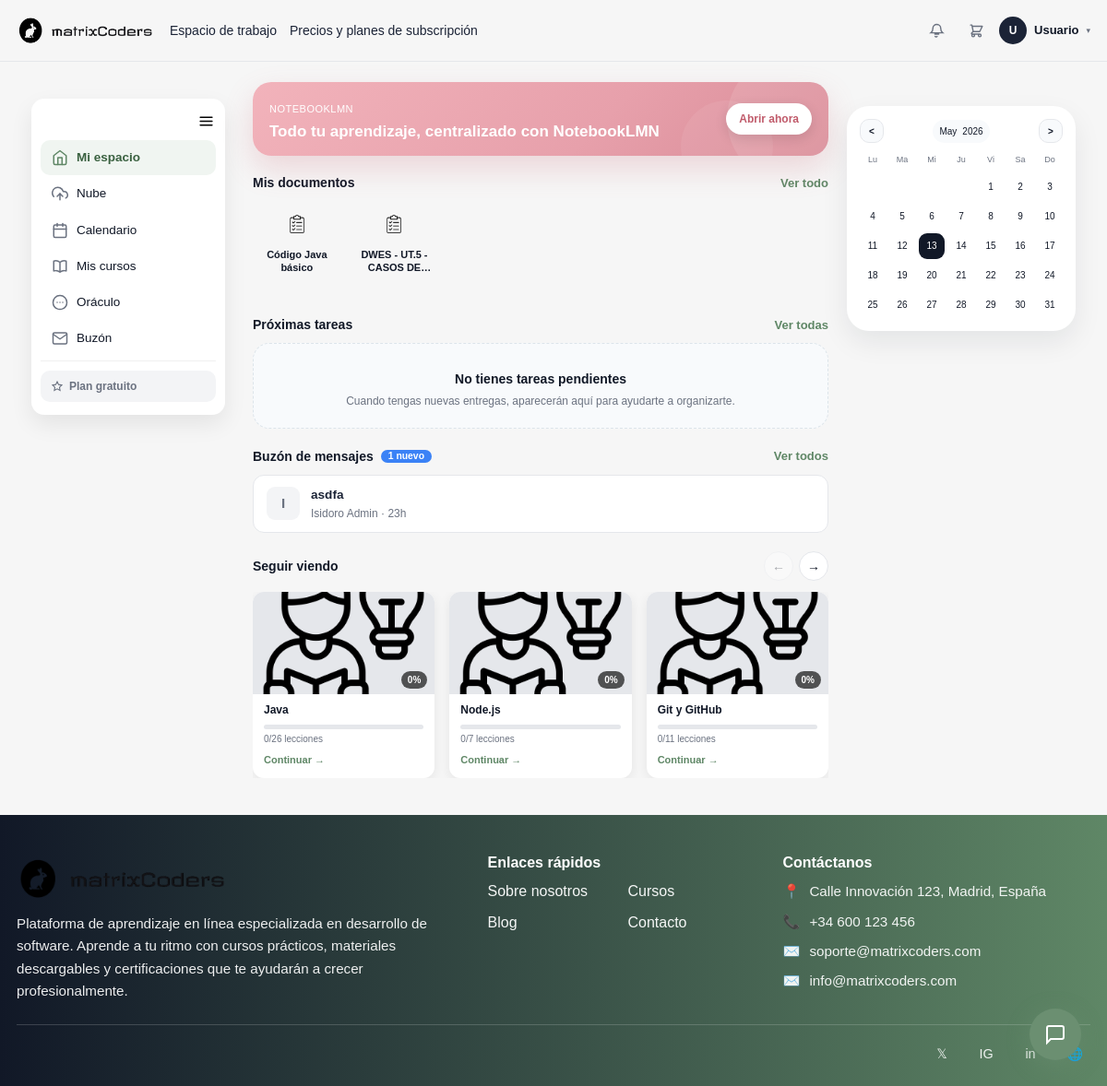
Screenshot of /index.php?url=dashboard (signed in) with the database file from the repository.
### tables this page shows
CREATE TABLE documento (
    id           INTEGER PRIMARY KEY AUTOINCREMENT,
    usuario_id   INTEGER NOT NULL,
    carpeta_id   INTEGER DEFAULT NULL,
    plantilla_id INTEGER DEFAULT NULL,
    titulo       TEXT    NOT NULL,
    contenido    TEXT    DEFAULT NULL,
    estado       TEXT    NOT NULL DEFAULT 'borrador',
    destacado    INTEGER NOT NULL DEFAULT 0,
    FOREIGN KEY (usuario_id)   REFERENCES usuario(id)   ON DELETE CASCADE  ON UPDATE CASCADE,
    FOREIGN KEY (carpeta_id)   REFERENCES carpeta(id)   ON DELETE SET NULL ON UPDATE CASCADE,
    FOREIGN KEY (plantilla_id) REFERENCES plantilla(id) ON DELETE SET NULL ON UPDATE CASCADE
);

CREATE TABLE mensaje (
    id          INTEGER PRIMARY KEY AUTOINCREMENT,
    emisor_id   INTEGER NOT NULL,
    receptor_id INTEGER NOT NULL,
    asunto      TEXT    DEFAULT NULL,
    cuerpo      TEXT    NOT NULL,
    enviado_en  TEXT    NOT NULL DEFAULT (datetime('now')),
    leido       INTEGER NOT NULL DEFAULT 0, reply_to_id INTEGER DEFAULT NULL, hilo_id     INTEGER DEFAULT NULL,
    FOREIGN KEY (emisor_id)   REFERENCES usuario(id) ON DELETE CASCADE ON UPDATE CASCADE,
    FOREIGN KEY (receptor_id) REFERENCES usuario(id) ON DELETE CASCADE ON UPDATE CASCADE
);

CREATE TABLE usuario (
    id         INTEGER PRIMARY KEY AUTOINCREMENT,
    nombre     TEXT    NOT NULL,
    email      TEXT    NOT NULL UNIQUE,
    contraseña TEXT    NOT NULL,
    creado_en  TEXT    NOT NULL DEFAULT (datetime('now')),
    rol        TEXT    NOT NULL DEFAULT 'USUARIO'
               CHECK (rol IN ('USUARIO','INSTRUCTOR','MODERADOR','ADMINISTRADOR'))
, es_superadmin INTEGER NOT NULL DEFAULT 0, es_moderador  INTEGER NOT NULL DEFAULT 0, foto           TEXT    DEFAULT NULL, bio            TEXT    DEFAULT NULL, idioma         TEXT    NOT NULL DEFAULT 'es', notificaciones INTEGER NOT NULL DEFAULT 1, privacidad     TEXT    NOT NULL DEFAULT 'publico', tipo_persona         TEXT DEFAULT 'natural', areas_interes        TEXT DEFAULT NULL, tecnologias          TEXT DEFAULT NULL, github               TEXT DEFAULT NULL, objetivo             TEXT DEFAULT NULL, nivel_experiencia    TEXT DEFAULT NULL, frecuencia_estudio   TEXT DEFAULT NULL, ultimo_estudio       TEXT DEFAULT NULL, tipo_curso_preferido TEXT DEFAULT NULL);

CREATE TABLE curso (
    id             INTEGER PRIMARY KEY AUTOINCREMENT,
    titulo         TEXT    NOT NULL,
    descripcion    TEXT    DEFAULT NULL,
    info_extra     TEXT    DEFAULT NULL,
    que_aprenderas TEXT    DEFAULT NULL,
    imagen         TEXT    DEFAULT NULL,
    destacado      INTEGER NOT NULL DEFAULT 0,
    precio         REAL    NOT NULL DEFAULT 0.00,
    nivel          TEXT    DEFAULT NULL,
    categoria      TEXT    DEFAULT NULL,
    duracion_min   INTEGER DEFAULT NULL,
    estudiantes    INTEGER DEFAULT NULL
, activo        INTEGER NOT NULL DEFAULT 1, instructor_id INTEGER DEFAULT NULL, orden         INTEGER NOT NULL DEFAULT 0, apuntes_json   TEXT    DEFAULT NULL);

### app/views/dashboard/index.php (the view, shortened to what the rows shown need)
<?php
require_once __DIR__ . '/../../helpers/curso_imagen.php';
$documentosRecientes = is_array($documentosRecientes ?? null) ? $documentosRecientes : [];
?>
<!DOCTYPE html>
<html lang="es">
<head>
    <link href="https://cdn.jsdelivr.net/npm/bootstrap@5.3.3/dist/css/bootstrap.min.css" rel="stylesheet">
    <link rel="stylesheet" href="<?= BASE_URL ?>/css/header.css">
    <link rel="stylesheet" href="<?= BASE_URL ?>/css/footer.css">
    <link rel="stylesheet" href="<?= BASE_URL ?>/css/dashboard.css">
    <link rel="stylesheet" href="<?= BASE_URL ?>/css/sidebar.css">
</head>
<body>
    <main class="main-dashboard">
        <div class="mc-container">
            <div class="contenedor-dashboard">
                <section class="contenido-dashboard">
                    <div class="banner-dashboard">
                        <div class="banner-texto">
                            <h1>Todo tu aprendizaje, centralizado con NotebookLMN</h1>
                        </div>
                    </div>
                    <div class="documentos">
                        <div class="dashboard-section-head">
                            <h2>Mis documentos</h2>
                        </div>
                        <?php if (count($documentosRecientes) === 0): ?>
                            <div class="sv-empty">
                                <svg width="40" height="40" fill="none" stroke="currentColor" stroke-width="1.4" viewBox="0 0 24 24">
                                    <path stroke-linecap="round" d="M14 2H6a2 2 0 0 0-2 2v16a2 2 0 0 0 2 2h12a2 2 0 0 0 2-2V8z"/>
                                    <polyline stroke-linecap="round" points="14 2 14 8 20 8"/>
                                    <line stroke-linecap="round" x1="9" y1="13" x2="15" y2="13"/>
                                    <line stroke-linecap="round" x1="9" y1="17" x2="12" y2="17"/>
                                </svg>
                                <div>
                                    <p class="sv-empty-title">Aún no tienes documentos</p>
                                    <p class="sv-empty-sub">Crea tu primer documento o sube uno desde la nube.</p>
                                </div>
                                <a class="sv-empty-btn" href="<?= BASE_URL ?>/index.php?url=mis-documentos">Crear documento →</a>
                            </div>
                        <?php else: ?>
                            <div class="documentos-recientes-grid compact-doc-strip">
                                <?php foreach ($documentosRecientes as $doc): ?>
                                    <a class="documento-mini-item documento-mini-link" href="<?= BASE_URL ?>/index.php?url=documento&id=<?= (int)$doc['id'] ?>">
                                        <div class="documento-mini-icono">
                                            <img src="<?= BASE_URL ?>/img/portapapeles.png" alt="Documento">
                                        </div>
                                        <div class="documento-mini-body">
                                            <h3><?= htmlspecialchars($doc['titulo']) ?></h3>
                                        </div>
                                    </a>
                                <?php endforeach; ?>
                            </div>
                        <?php endif; ?>
                    </div>
                    <div class="documentos">
                        <div class="dashboard-section-head">
                            <h2>Próximas tareas</h2>
                        </div>
                    </div>
                    <?php
                    $mensajesNoLeidos  = $mensajesNoLeidos  ?? 0;
                    $mensajesRecientes = $mensajesRecientes ?? [];
                    ?>
                    <div class="documentos">
                        <div class="dashboard-section-head">
                            <h2 style="display:flex;align-items:center;gap:.5rem">
                                Buzón de mensajes
                                <?php if ($mensajesNoLeidos > 0): ?>
                                <span style="background:#3b82f6;color:#fff;font-size:.65rem;font-weight:800;border-radius:99px;padding:1px 8px"><?= $mensajesNoLeidos ?> nuevo<?= $mensajesNoLeidos !== 1 ? 's' : '' ?></span>
                                <?php endif; ?>
                            </h2>
                        </div>
                        <?php if (empty($mensajesRecientes)): ?>
                        <div class="sv-empty">
                            <div>
                                <p class="sv-empty-title">Sin mensajes</p>
                                <p class="sv-empty-sub">Cuando recibas mensajes de administradores o instructores aparecerán aquí.</p>
                            </div>
                        </div>
                        <?php else: ?>
                        <div style="display:flex;flex-direction:column;gap:6px">
                            <?php foreach ($mensajesRecientes as $msg):
                                $esLeido = (bool)$msg['leido'];
                                $diffSec = time() - strtotime($msg['enviado_en'] ?? 'now');
                                $timeAgo = $diffSec < 60 ? 'ahora' : ($diffSec < 3600 ? floor($diffSec/60).'m' : ($diffSec < 86400 ? floor($diffSec/3600).'h' : date('d/m', strtotime($msg['enviado_en']))));
                            ?>
                            <a href="<?= BASE_URL ?>/index.php?url=buzon&msg=<?= (int)$msg['id'] ?>"
                               style="display:flex;align-items:center;gap:12px;padding:11px 14px;border-radius:12px;border:1.5px solid <?= $esLeido ? '#e5e7eb' : '#bfdbfe' ?>;background:<?= $esLeido ? '#fff' : '#eff6ff' ?>;text-decoration:none;transition:border-color .15s">
                                <div style="width:36px;height:36px;border-radius:9px;background:<?= $esLeido ? '#f3f4f6' : '#dbeafe' ?>;color:<?= $esLeido ? '#6b7280' : '#1d4ed8' ?>;display:flex;align-items:center;justify-content:center;font-weight:800;font-size:.95rem;flex-shrink:0">
                                    <?= mb_strtoupper(mb_substr($msg['nombre_emisor'] ?? 'X', 0, 1, 'UTF-8'), 'UTF-8') ?>
                                </div>
                                <div style="flex:1;min-width:0">
                                    <div style="font-size:.85rem;font-weight:<?= $esLeido ? '600' : '800' ?>;color:#1B2336;white-space:nowrap;overflow:hidden;text-overflow:ellipsis">
                                        <?= htmlspecialchars($msg['asunto'] ?: 'Sin asunto') ?>
                                    </div>
                                    <div style="font-size:.75rem;color:#6b7280;margin-top:1px">
                                        <?= htmlspecialchars($msg['nombre_emisor']) ?> · <?= $timeAgo ?>
                                    </div>
                                </div>
                            </a>
                            <?php endforeach; ?>
                        </div>
                        <?php endif; ?>
                    </div>
                    <div class="seguimiento">
                        <div class="seguimiento-cabecera">
                            <h2>Seguir viendo</h2>
                        </div>
                        <?php if (empty($cursosEnProgreso)): ?>
                            <div class="sv-empty">
                                <svg width="40" height="40" fill="none" stroke="currentColor" stroke-width="1.4" viewBox="0 0 24 24">
                                    <rect x="2" y="3" width="20" height="14" rx="2"/>
                                    <path stroke-linecap="round" d="M8 21h8M12 17v4"/>
                                    <path stroke-linecap="round" d="M10 10l2-2 4 4"/>
                                </svg>
                                <div>
                                    <p class="sv-empty-title">Aún no tienes cursos en progreso</p>
                                    <p class="sv-empty-sub">Empieza un curso y aquí verás tu progreso.</p>
                                </div>
                                <a class="sv-empty-btn" href="<?= BASE_URL ?>/index.php">Explorar cursos →</a>
                            </div>
                        <?php else: ?>
                            <div class="sv-track-wrap">
                                <div class="sv-track" id="svTrack">
                                    <?php foreach ($cursosEnProgreso as $sc):
                                        $progreso      = $sc['progreso'];
                                        $esCompletado  = !empty($sc['completado']);
                                        $leccionUrl    = $esCompletado
                                            ? BASE_URL . '/index.php?url=curso-completado&curso=' . $sc['id']
                                            : ($sc['ultima_leccion_id']
                                                ? BASE_URL . '/index.php?url=leccion&id=' . $sc['ultima_leccion_id']
                                                : BASE_URL . '/index.php?url=detallecurso&id=' . $sc['id']);
                                        $imgSrc = matrixcoders_curso_image($sc['imagen'] ?? '', $sc['titulo'] ?? '');
                                    ?>
                                        <a class="sv-card" href="<?= $leccionUrl ?>">
                                            <div class="sv-thumb">
                                                <img src="<?= htmlspecialchars($imgSrc) ?>"
                                                    alt="<?= htmlspecialchars($sc['titulo']) ?>"
                                                    onerror="this.src='<?= BASE_URL ?>/img/aprendiendo.png'">
                                                <?php if ($esCompletado): ?>
                                                <span class="sv-badge" style="background:#22c55e">🏆 Completado</span>
                                                <?php else: ?>
                                                <span class="sv-badge"><?= $progreso ?>%</span>
                                                <?php endif; ?>
                                            </div>
                                            <div class="sv-body">
                                                <p class="sv-titulo"><?= htmlspecialchars($sc['titulo']) ?></p>
                                                <div class="sv-progress-wrap">
                                                    <div class="sv-progress-bar">
                                                    </div>
                                                    <span class="sv-progress-label">
                                                        <?php if ($esCompletado): ?>¡Curso completado!
                                                        <?php else: ?><?= $sc['lecciones_vistas'] ?>/<?= $sc['total_lecciones'] ?> lecciones<?php endif; ?>
                                                    </span>
                                                </div>
                                                <span class="sv-continuar"><?= $esCompletado ? 'Ver certificado →' : 'Continuar →' ?></span>
                                            </div>
                                        </a>
                                    <?php endforeach; ?>
                                </div>
                            </div>
                        <?php endif; ?>
                    </div>
                </section>
            </div>
        </div>
    </main>
    <?php require __DIR__ . '/../layout/footer.php'; ?>
</body>
</html>

### rows the page displays
documento: titulo "Código Java básico"
documento: titulo "DWES - UT.5 - CASOS…"
mensaje: emisor.nombre "I", asunto "asdfa", emisor.nombre "Isidoro Admin"
curso: progreso "0", titulo "Java", lecciones_vistas "0", total_lecciones "26"
curso: progreso "0", titulo "Node.js", lecciones_vistas "0", total_lecciones "7"
curso: progreso "0", titulo "Git y GitHub", lecciones_vistas "0", total_lecciones "11"

### other values shown
mb_strtoupper(mb_substr($nombreMenu, 0, 1, 'UTF-8'), 'UTF-8') "U"
$nombreMenu "Usuario"
PlanHelper::etiqueta($planActivo) "Plan gratuito"
$mensajesNoLeidos "1"
$monthNames[$calMonth] "May"
$calYear "2026"
